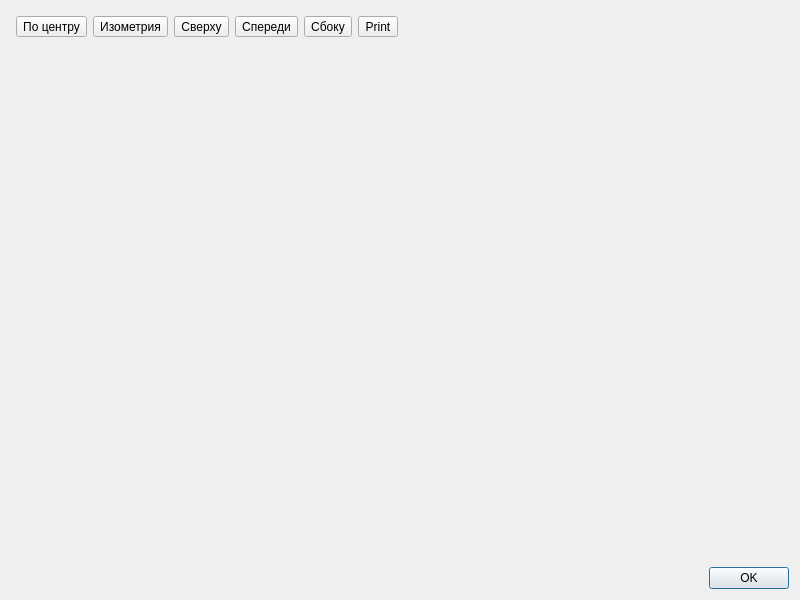
<?xml version="1.0" encoding="UTF-8"?>
<ui version="4.0">
 <class>CandleVisualizerDialog</class>
 <widget class="QDialog" name="CandleVisualizerDialog">
  <property name="geometry">
   <rect>
    <x>0</x>
    <y>0</y>
    <width>800</width>
    <height>600</height>
   </rect>
  </property>
  <property name="windowTitle">
   <string>Визуализация</string>
  </property>
  <layout class="QGridLayout" name="gridLayout">
   <item row="0" column="0" colspan="2">
    <widget class="QFrame" name="actionsFrame">
     <property name="sizePolicy">
      <sizepolicy hsizetype="Preferred" vsizetype="Fixed">
       <horstretch>0</horstretch>
       <verstretch>0</verstretch>
      </sizepolicy>
     </property>
     <property name="frameShape">
      <enum>QFrame::NoFrame</enum>
     </property>
     <property name="frameShadow">
      <enum>QFrame::Raised</enum>
     </property>
     <layout class="QHBoxLayout" name="horizontalLayout">
      <property name="leftMargin">
       <number>5</number>
      </property>
      <property name="topMargin">
       <number>5</number>
      </property>
      <property name="rightMargin">
       <number>5</number>
      </property>
      <property name="bottomMargin">
       <number>5</number>
      </property>
      <item>
       <widget class="QToolButton" name="centerToolButton">
        <property name="text">
         <string>По центру</string>
        </property>
        <property name="icon">
         <iconset resource="resources/images.qrc">
          <normaloff>:/aist/images/aist/center.png</normaloff>:/aist/images/aist/center.png</iconset>
        </property>
        <property name="iconSize">
         <size>
          <width>32</width>
          <height>32</height>
         </size>
        </property>
       </widget>
      </item>
      <item>
       <widget class="QToolButton" name="isometricToolButton">
        <property name="text">
         <string>Изометрия</string>
        </property>
        <property name="icon">
         <iconset resource="resources/images.qrc">
          <normaloff>:/aist/images/aist/perspective.png</normaloff>:/aist/images/aist/perspective.png</iconset>
        </property>
        <property name="iconSize">
         <size>
          <width>32</width>
          <height>32</height>
         </size>
        </property>
       </widget>
      </item>
      <item>
       <widget class="QToolButton" name="topToolButton">
        <property name="text">
         <string>Сверху</string>
        </property>
        <property name="icon">
         <iconset resource="resources/images.qrc">
          <normaloff>:/aist/images/aist/top.png</normaloff>:/aist/images/aist/top.png</iconset>
        </property>
        <property name="iconSize">
         <size>
          <width>32</width>
          <height>32</height>
         </size>
        </property>
       </widget>
      </item>
      <item>
       <widget class="QToolButton" name="frontToolButton">
        <property name="text">
         <string>Спереди</string>
        </property>
        <property name="icon">
         <iconset resource="resources/images.qrc">
          <normaloff>:/aist/images/aist/front.png</normaloff>:/aist/images/aist/front.png</iconset>
        </property>
        <property name="iconSize">
         <size>
          <width>32</width>
          <height>32</height>
         </size>
        </property>
       </widget>
      </item>
      <item>
       <widget class="QToolButton" name="sideToolButton">
        <property name="text">
         <string>Сбоку</string>
        </property>
        <property name="icon">
         <iconset resource="resources/images.qrc">
          <normaloff>:/aist/images/aist/right.png</normaloff>:/aist/images/aist/right.png</iconset>
        </property>
        <property name="iconSize">
         <size>
          <width>32</width>
          <height>32</height>
         </size>
        </property>
       </widget>
      </item>
      <item>
       <widget class="QToolButton" name="printToolButton">
        <property name="text">
         <string>Print</string>
        </property>
        <property name="icon">
         <iconset resource="resources/images.qrc">
          <normaloff>:/aist/images/aist/printer.png</normaloff>:/aist/images/aist/printer.png</iconset>
        </property>
        <property name="iconSize">
         <size>
          <width>32</width>
          <height>32</height>
         </size>
        </property>
       </widget>
      </item>
      <item>
       <spacer name="horizontalSpacer">
        <property name="orientation">
         <enum>Qt::Horizontal</enum>
        </property>
        <property name="sizeHint" stdset="0">
         <size>
          <width>100</width>
          <height>20</height>
         </size>
        </property>
       </spacer>
      </item>
     </layout>
    </widget>
   </item>
   <item row="2" column="0" colspan="2">
    <widget class="QDialogButtonBox" name="buttonBox">
     <property name="orientation">
      <enum>Qt::Horizontal</enum>
     </property>
     <property name="standardButtons">
      <set>QDialogButtonBox::Ok</set>
     </property>
    </widget>
   </item>
   <item row="1" column="0" colspan="2">
    <widget class="QFrame" name="visualizationFrame">
     <property name="sizePolicy">
      <sizepolicy hsizetype="Preferred" vsizetype="Preferred">
       <horstretch>0</horstretch>
       <verstretch>0</verstretch>
      </sizepolicy>
     </property>
     <property name="frameShape">
      <enum>QFrame::NoFrame</enum>
     </property>
     <property name="frameShadow">
      <enum>QFrame::Raised</enum>
     </property>
     <layout class="QGridLayout" name="gridLayout_2">
      <property name="leftMargin">
       <number>0</number>
      </property>
      <property name="topMargin">
       <number>0</number>
      </property>
      <property name="rightMargin">
       <number>0</number>
      </property>
      <property name="bottomMargin">
       <number>0</number>
      </property>
      <item row="0" column="0">
       <widget class="GLWidget" name="gcodesPreviewGLWidget" native="true"/>
      </item>
     </layout>
    </widget>
   </item>
  </layout>
 </widget>
 <customwidgets>
  <customwidget>
   <class>GLWidget</class>
   <extends>QWidget</extends>
   <header location="global">libs/candle_visualizer/glwidget.h</header>
   <container>1</container>
  </customwidget>
 </customwidgets>
 <resources>
  <include location="resources/images.qrc"/>
 </resources>
 <connections>
  <connection>
   <sender>buttonBox</sender>
   <signal>accepted()</signal>
   <receiver>CandleVisualizerDialog</receiver>
   <slot>accept()</slot>
   <hints>
    <hint type="sourcelabel">
     <x>248</x>
     <y>254</y>
    </hint>
    <hint type="destinationlabel">
     <x>157</x>
     <y>274</y>
    </hint>
   </hints>
  </connection>
  <connection>
   <sender>buttonBox</sender>
   <signal>rejected()</signal>
   <receiver>CandleVisualizerDialog</receiver>
   <slot>reject()</slot>
   <hints>
    <hint type="sourcelabel">
     <x>316</x>
     <y>260</y>
    </hint>
    <hint type="destinationlabel">
     <x>286</x>
     <y>274</y>
    </hint>
   </hints>
  </connection>
 </connections>
</ui>
